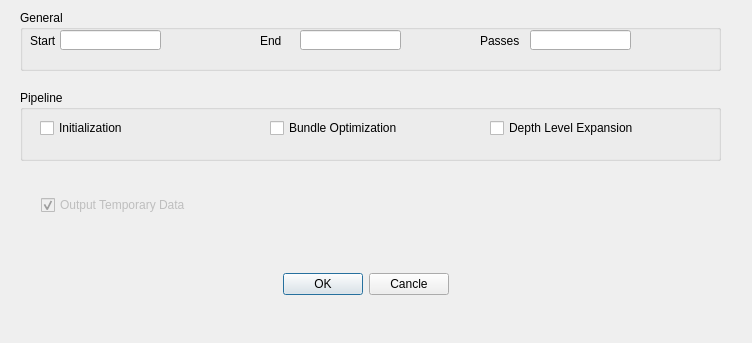
<?xml version="1.0" encoding="UTF-8"?>
<ui version="4.0">
 <class>RunConfigDlg</class>
 <widget class="QDialog" name="RunConfigDlg">
  <property name="geometry">
   <rect>
    <x>0</x>
    <y>0</y>
    <width>752</width>
    <height>343</height>
   </rect>
  </property>
  <property name="windowTitle">
   <string>RunConfigDlg</string>
  </property>
  <widget class="QGroupBox" name="GrpBox_General">
   <property name="geometry">
    <rect>
     <x>20</x>
     <y>10</y>
     <width>701</width>
     <height>61</height>
    </rect>
   </property>
   <property name="title">
    <string>General</string>
   </property>
   <widget class="QLabel" name="lb_Start">
    <property name="geometry">
     <rect>
      <x>10</x>
      <y>20</y>
      <width>41</width>
      <height>21</height>
     </rect>
    </property>
    <property name="text">
     <string>Start</string>
    </property>
   </widget>
   <widget class="QLineEdit" name="lnEdt_Start">
    <property name="geometry">
     <rect>
      <x>40</x>
      <y>20</y>
      <width>101</width>
      <height>20</height>
     </rect>
    </property>
   </widget>
   <widget class="QLineEdit" name="lnEdt_End">
    <property name="geometry">
     <rect>
      <x>280</x>
      <y>20</y>
      <width>101</width>
      <height>20</height>
     </rect>
    </property>
   </widget>
   <widget class="QLabel" name="lb_End">
    <property name="geometry">
     <rect>
      <x>240</x>
      <y>20</y>
      <width>31</width>
      <height>21</height>
     </rect>
    </property>
    <property name="text">
     <string>End</string>
    </property>
   </widget>
   <widget class="QLabel" name="lb_Passes">
    <property name="geometry">
     <rect>
      <x>460</x>
      <y>20</y>
      <width>41</width>
      <height>21</height>
     </rect>
    </property>
    <property name="text">
     <string>Passes</string>
    </property>
   </widget>
   <widget class="QLineEdit" name="lnEdt_Passes">
    <property name="geometry">
     <rect>
      <x>510</x>
      <y>20</y>
      <width>101</width>
      <height>20</height>
     </rect>
    </property>
   </widget>
  </widget>
  <widget class="QGroupBox" name="grpBox_Pipeline">
   <property name="geometry">
    <rect>
     <x>20</x>
     <y>90</y>
     <width>701</width>
     <height>71</height>
    </rect>
   </property>
   <property name="title">
    <string>Pipeline</string>
   </property>
   <widget class="QCheckBox" name="chkBox_Init">
    <property name="geometry">
     <rect>
      <x>20</x>
      <y>30</y>
      <width>121</width>
      <height>16</height>
     </rect>
    </property>
    <property name="text">
     <string>Initialization</string>
    </property>
   </widget>
   <widget class="QCheckBox" name="chkBox_BO">
    <property name="geometry">
     <rect>
      <x>250</x>
      <y>30</y>
      <width>141</width>
      <height>16</height>
     </rect>
    </property>
    <property name="text">
     <string>Bundle Optimization</string>
    </property>
   </widget>
   <widget class="QCheckBox" name="chkBox_DE">
    <property name="geometry">
     <rect>
      <x>470</x>
      <y>30</y>
      <width>151</width>
      <height>16</height>
     </rect>
    </property>
    <property name="text">
     <string>Depth Level Expansion</string>
    </property>
   </widget>
  </widget>
  <widget class="QWidget" name="horizontalLayoutWidget">
   <property name="geometry">
    <rect>
     <x>30</x>
     <y>180</y>
     <width>671</width>
     <height>51</height>
    </rect>
   </property>
   <layout class="QHBoxLayout" name="hLayout_1">
    <item>
     <widget class="QCheckBox" name="chkBox_OutputTmpDat">
      <property name="enabled">
       <bool>false</bool>
      </property>
      <property name="text">
       <string>Output Temporary Data</string>
      </property>
      <property name="checked">
       <bool>true</bool>
      </property>
     </widget>
    </item>
   </layout>
  </widget>
  <widget class="QWidget" name="horizontalLayoutWidget_2">
   <property name="geometry">
    <rect>
     <x>30</x>
     <y>259</y>
     <width>671</width>
     <height>51</height>
    </rect>
   </property>
   <layout class="QHBoxLayout" name="horizontalLayout_2">
    <item>
     <spacer name="hSpace_Left">
      <property name="orientation">
       <enum>Qt::Horizontal</enum>
      </property>
      <property name="sizeHint" stdset="0">
       <size>
        <width>40</width>
        <height>20</height>
       </size>
      </property>
     </spacer>
    </item>
    <item>
     <widget class="QPushButton" name="pBtn_OK">
      <property name="text">
       <string>OK</string>
      </property>
     </widget>
    </item>
    <item>
     <widget class="QPushButton" name="pBtn_Cancle">
      <property name="text">
       <string>Cancle</string>
      </property>
     </widget>
    </item>
    <item>
     <spacer name="hSpace_Right">
      <property name="orientation">
       <enum>Qt::Horizontal</enum>
      </property>
      <property name="sizeHint" stdset="0">
       <size>
        <width>40</width>
        <height>20</height>
       </size>
      </property>
     </spacer>
    </item>
   </layout>
  </widget>
 </widget>
 <layoutdefault spacing="6" margin="11"/>
 <resources/>
 <connections/>
</ui>
